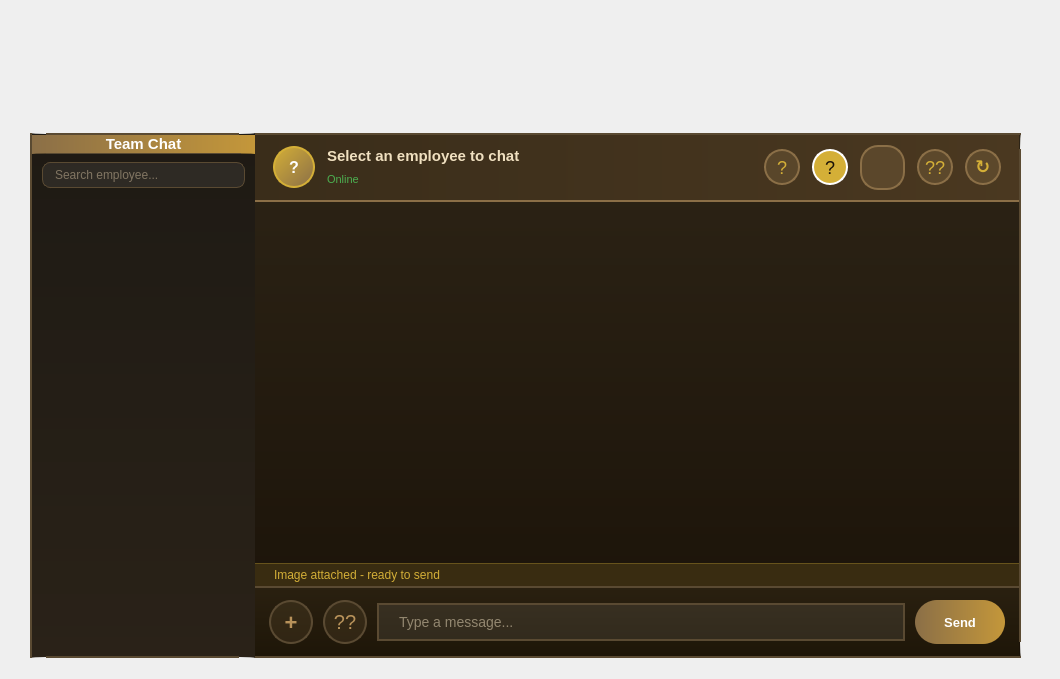
   <widget class="QWidget" name="tab_chat">
     <attribute name="title">
      <string>Employee Chat</string>
     </attribute>
     <widget class="QWidget" name="chat_outer_container">
      <property name="geometry">
       <rect>
        <x>0</x>
        <y>125</y>
        <width>1051</width>
        <height>545</height>
       </rect>
      </property>
      <property name="styleSheet">
       <string notr="true">QWidget#chat_outer_container { background: transparent; }</string>
      </property>
      <layout class="QHBoxLayout" name="horizontalLayout_chat_outer">
       <property name="leftMargin"><number>30</number></property>
       <property name="topMargin"><number>8</number></property>
       <property name="rightMargin"><number>30</number></property>
       <property name="bottomMargin"><number>12</number></property>
       <property name="spacing"><number>0</number></property>
       <item>
        <widget class="QFrame" name="frame_employees">
         <property name="minimumSize">
          <size><width>225</width><height>0</height></size>
         </property>
         <property name="maximumSize">
          <size><width>225</width><height>16777215</height></size>
         </property>
         <property name="styleSheet">
          <string notr="true">QFrame#frame_employees { background: qlineargradient(x1:0, y1:0, x2:0, y2:1, stop:0 #1E1A14, stop:1 #2A2218); border-radius: 16px 0px 0px 16px; border: 1.5px solid #5A4A32; border-right: none; }</string>
         </property>
         <layout class="QVBoxLayout" name="verticalLayout_emp_list">
          <property name="spacing"><number>0</number></property>
          <property name="leftMargin"><number>0</number></property>
          <property name="topMargin"><number>0</number></property>
          <property name="rightMargin"><number>0</number></property>
          <property name="bottomMargin"><number>10</number></property>
          <item>
           <widget class="QLabel" name="lbl_sidebar_header">
            <property name="minimumHeight"><number>54</number></property>
            <property name="maximumHeight"><number>54</number></property>
            <property name="text"><string>Team Chat</string></property>
            <property name="alignment"><set>Qt::AlignmentFlag::AlignCenter</set></property>
            <property name="styleSheet">
             <string notr="true">QLabel { background: qlineargradient(x1:0, y1:0, x2:1, y2:0, stop:0 #8B6F47, stop:1 #C4973A); color: white; font-size: 15px; font-weight: bold; border-radius: 14px 0px 0px 0px; padding: 0 10px; border-bottom: 1px solid #5A4A32; }</string>
            </property>
           </widget>
          </item>
          <item>
           <widget class="QLineEdit" name="le_chat_search">
            <property name="placeholderText"><string>Search employee...</string></property>
            <property name="maximumHeight"><number>34</number></property>
            <property name="styleSheet">
             <string notr="true">QLineEdit { background: rgba(255,255,255,0.07); border: 1px solid #5A4A32; border-radius: 8px; padding: 4px 10px; color: #D4C0A0; font-size: 12px; margin: 8px 10px 4px 10px; } QLineEdit:focus { border: 1px solid #D4AF37; }</string>
            </property>
           </widget>
          </item>
          <item>
           <widget class="QListWidget" name="list_employees">
            <property name="styleSheet">
             <string notr="true">QListWidget { background: transparent; border: none; color: #C8B89A; font-size: 13px; padding: 0 6px; } QListWidget::item { padding: 10px 8px; border-bottom: 1px solid rgba(139,111,71,0.2); border-radius: 8px; margin: 1px 0; } QListWidget::item:hover { background: rgba(139,111,71,0.25); color: white; } QListWidget::item:selected { background: qlineargradient(x1:0,y1:0,x2:1,y2:0,stop:0 #8B6F47,stop:1 #B8925A); color: white; border-radius: 8px; }</string>
            </property>
           </widget>
          </item>
         </layout>
        </widget>
       </item>
       <item>
        <widget class="QFrame" name="frame_chat_panel">
         <property name="styleSheet">
          <string notr="true">QFrame#frame_chat_panel { background: qlineargradient(x1:0, y1:0, x2:0, y2:1, stop:0 #2D2416, stop:1 #1A1208); border-radius: 0px 16px 16px 0px; border: 1.5px solid #5A4A32; border-left: none; }</string>
         </property>
         <layout class="QVBoxLayout" name="verticalLayout_chat_main">
          <property name="spacing"><number>0</number></property>
          <property name="leftMargin"><number>0</number></property>
          <property name="topMargin"><number>0</number></property>
          <property name="rightMargin"><number>0</number></property>
          <property name="bottomMargin"><number>0</number></property>
          <item>
           <widget class="QFrame" name="frame_chat_header">
            <property name="minimumHeight"><number>64</number></property>
            <property name="maximumHeight"><number>64</number></property>
            <property name="styleSheet">
             <string notr="true">QFrame#frame_chat_header { background: qlineargradient(x1:0,y1:0,x2:1,y2:0,stop:0 #3A2D1A,stop:1 #4A3820); border-bottom: 2px solid #8B6F47; border-radius: 0px 14px 0px 0px; }</string>
            </property>
            <layout class="QHBoxLayout" name="horizontalLayout_header">
             <property name="leftMargin"><number>18</number></property>
             <property name="rightMargin"><number>18</number></property>
             <property name="topMargin"><number>10</number></property>
             <property name="bottomMargin"><number>10</number></property>
             <property name="spacing"><number>12</number></property>
             <item>
              <widget class="QLabel" name="lbl_partner_avatar">
               <property name="minimumSize"><size><width>42</width><height>42</height></size></property>
               <property name="maximumSize"><size><width>42</width><height>42</height></size></property>
               <property name="text"><string>?</string></property>
               <property name="alignment"><set>Qt::AlignmentFlag::AlignCenter</set></property>
               <property name="styleSheet">
                <string notr="true">QLabel { background: qlineargradient(x1:0,y1:0,x2:1,y2:1,stop:0 #D4AF37,stop:1 #8B6F47); color: white; font-size: 16px; font-weight: bold; border-radius: 21px; border: 2px solid #D4AF37; padding: 0; }</string>
               </property>
              </widget>
             </item>
             <item>
              <layout class="QVBoxLayout" name="verticalLayout_header_text">
               <property name="spacing"><number>2</number></property>
               <item>
                <widget class="QLabel" name="lbl_active_employees">
                 <property name="text"><string>Select an employee to chat</string></property>
                 <property name="styleSheet">
                  <string notr="true">QLabel { color: #F0E0C0; font-size: 15px; font-weight: bold; background: transparent; border: none; padding: 0; }</string>
                 </property>
                </widget>
               </item>
               <item>
                <widget class="QLabel" name="lbl_chat_status">
                 <property name="text"><string>Online</string></property>
                 <property name="styleSheet">
                  <string notr="true">QLabel { color: #4CAF50; font-size: 11px; background: transparent; border: none; padding: 0; }</string>
                 </property>
                </widget>
               </item>
              </layout>
             </item>
             <item>
              <spacer name="spacer_header">
               <property name="orientation"><enum>Qt::Orientation::Horizontal</enum></property>
               <property name="sizeHint" stdset="0"><size><width>40</width><height>20</height></size></property>
              </spacer>
             </item>
                           <item>
               <widget class="QPushButton" name="btn_chat_settings">
                <property name="minimumSize">
                 <size>
                  <width>36</width>
                  <height>36</height>
                 </size>
                </property>
                <property name="maximumSize">
                 <size>
                  <width>36</width>
                  <height>36</height>
                 </size>
                </property>
                <property name="text">
                 <string>?</string>
                </property>
                <property name="toolTip">
                 <string>Chat Settings</string>
                </property>
                <property name="styleSheet">
                 <string notr="true">QPushButton { background: rgba(139,111,71,0.3); border: 1.5px solid #8B6F47; border-radius: 18px; color: #D4AF37; font-size: 18px; } QPushButton:hover { background: #8B6F47; color: white; }</string>
                </property>
               </widget>
              </item>
<item>
              <widget class="QPushButton" name="btn_chat_music">
               <property name="minimumSize">
                <size>
                 <width>36</width>
                 <height>36</height>
                </size>
               </property>
               <property name="maximumSize">
                <size>
                 <width>36</width>
                 <height>36</height>
                </size>
               </property>
               <property name="text">
                <string>?</string>
               </property>
               <property name="toolTip">
                <string>Toggle Music</string>
               </property>
               <property name="checkable">
                <bool>true</bool>
               </property>
               <property name="checked">
                <bool>true</bool>
               </property>
               <property name="styleSheet">
                <string notr="true">QPushButton { background: rgba(139,111,71,0.3); border: 1.5px solid #8B6F47; border-radius: 18px; color: #D4AF37; font-size: 18px; } QPushButton:hover { background: #8B6F47; color: white; } QPushButton:checked { background: #D4AF37; color: #1A1208; border-color: white; }</string>
               </property>
              </widget>
             </item>
             <item>
               <widget class="QPushButton" name="btn_weather_assistant">
                <property name="minimumSize">
                 <size>
                  <width>45</width>
                  <height>45</height>
                 </size>
                </property>
                <property name="maximumSize">
                 <size>
                  <width>45</width>
                  <height>45</height>
                 </size>
                </property>
                <property name="text">
                 <string></string>
                </property>
                <property name="icon">
                 <iconset resource="resources.qrc">
                  <normaloff>:/assets/meteorology.png</normaloff>:/assets/meteorology.png</iconset>
                </property>
                <property name="iconSize">
                 <size>
                  <width>28</width>
                  <height>28</height>
                 </size>
                </property>
                <property name="toolTip">
                 <string>Weather Assistant</string>
                </property>
                <property name="styleSheet">
                 <string notr="true">QPushButton { background: rgba(139,111,71,0.3); border: 1.5px solid #8B6F47; border-radius: 18px; color: #D4AF37; font-size: 18px; } QPushButton:hover { background: #8B6F47; color: white; }</string>
                </property>
               </widget>
              </item>
              <item>
               <widget class="QPushButton" name="btn_weather_bot">
                <property name="minimumSize">
                 <size>
                  <width>36</width>
                  <height>36</height>
                 </size>
                </property>
                <property name="maximumSize">
                 <size>
                  <width>36</width>
                  <height>36</height>
                 </size>
                </property>
                <property name="text">
                 <string>??</string>
                </property>
                <property name="toolTip">
                 <string>Weather AI Expert</string>
                </property>
                <property name="styleSheet">
                 <string notr="true">QPushButton { background: rgba(139,111,71,0.3); border: 1.5px solid #8B6F47; border-radius: 18px; color: #D4AF37; font-size: 18px; } QPushButton:hover { background: #8B6F47; color: white; }</string>
                </property>
               </widget>
              </item>
              <item>
               <widget class="QPushButton" name="btn_chat_refresh">
               <property name="minimumSize"><size><width>36</width><height>36</height></size></property>
               <property name="maximumSize"><size><width>36</width><height>36</height></size></property>
               <property name="text"><string>&#8635;</string></property>
               <property name="toolTip"><string>Refresh Messages</string></property>
               <property name="styleSheet">
                <string notr="true">QPushButton { background: rgba(139,111,71,0.3); border: 1.5px solid #8B6F47; border-radius: 18px; color: #D4AF37; font-size: 18px; font-weight: bold; } QPushButton:hover { background: #8B6F47; color: white; }</string>
               </property>
              </widget>
             </item>
            </layout>
           </widget>
          </item>
          <item>
           <widget class="QScrollArea" name="scrollArea_chat">
            <property name="widgetResizable"><bool>true</bool></property>
            <property name="styleSheet">
             <string notr="true">QScrollArea { background: transparent; border: none; } QScrollBar:vertical { background: rgba(255,255,255,0.04); width: 6px; border-radius: 3px; } QScrollBar::handle:vertical { background: rgba(139,111,71,0.6); border-radius: 3px; min-height: 20px; } QScrollBar::add-line:vertical, QScrollBar::sub-line:vertical { height: 0px; }</string>
            </property>
            <widget class="QWidget" name="chatScrollAreaContents">
             <property name="styleSheet">
              <string notr="true">QWidget#chatScrollAreaContents { background: transparent; }</string>
             </property>
             <layout class="QVBoxLayout" name="verticalLayout_chat_contents">
              <property name="spacing"><number>6</number></property>
              <property name="leftMargin"><number>16</number></property>
              <property name="topMargin"><number>12</number></property>
              <property name="rightMargin"><number>16</number></property>
              <property name="bottomMargin"><number>8</number></property>
              <item>
               <spacer name="verticalSpacer_chat">
                <property name="orientation"><enum>Qt::Orientation::Vertical</enum></property>
                <property name="sizeHint" stdset="0"><size><width>20</width><height>40</height></size></property>
               </spacer>
              </item>
             </layout>
            </widget>
           </widget>
          </item>
          <item>
           <widget class="QLabel" name="lbl_img_preview">
            <property name="text"><string>Image attached - ready to send</string></property>
            <property name="maximumHeight"><number>28</number></property>
            <property name="visible"><bool>false</bool></property>
            <property name="styleSheet">
             <string notr="true">QLabel { background: rgba(212,175,55,0.15); color: #D4AF37; font-size: 12px; padding: 4px 16px; border-top: 1px solid rgba(212,175,55,0.3); }</string>
            </property>
           </widget>
          </item>
          <item>
           <widget class="QFrame" name="frame_input_bar">
            <property name="minimumHeight"><number>68</number></property>
            <property name="maximumHeight"><number>68</number></property>
            <property name="styleSheet">
             <string notr="true">QFrame#frame_input_bar { background: qlineargradient(x1:0,y1:0,x2:0,y2:1,stop:0 #2A2010,stop:1 #1E1608); border-top: 2px solid #5A4A32; border-radius: 0 0 14px 0; }</string>
            </property>
            <layout class="QHBoxLayout" name="horizontalLayout_input">
             <property name="leftMargin"><number>14</number></property>
             <property name="topMargin"><number>12</number></property>
             <property name="rightMargin"><number>14</number></property>
             <property name="bottomMargin"><number>12</number></property>
             <property name="spacing"><number>10</number></property>
             <item>
              <widget class="QPushButton" name="btn_chat_img">
               <property name="minimumSize"><size><width>44</width><height>44</height></size></property>
               <property name="maximumSize"><size><width>44</width><height>44</height></size></property>
               <property name="text"><string>+</string></property>
               <property name="toolTip"><string>Attach Image</string></property>
               <property name="styleSheet">
                <string notr="true">QPushButton { background: rgba(139,111,71,0.15); border: 1.5px solid #5A4A32; border-radius: 22px; color: #B8925A; font-size: 22px; font-weight: bold; } QPushButton:hover { background: rgba(139,111,71,0.4); border-color: #D4AF37; color: #D4AF37; } QPushButton:pressed { background: #8B6F47; }</string>
               </property>
              </widget>
             </item>
                           <item>
               <widget class="QPushButton" name="btn_chat_voice">
                <property name="minimumSize"><size><width>44</width><height>44</height></size></property>
                <property name="maximumSize"><size><width>44</width><height>44</height></size></property>
                <property name="text"><string>??</string></property>
                <property name="toolTip"><string>Voice Input (AssemblyAI)</string></property>
                <property name="styleSheet">
                 <string notr="true">QPushButton { background: rgba(139,111,71,0.15); border: 1.5px solid #5A4A32; border-radius: 22px; color: #B8925A; font-size: 20px; } QPushButton:hover { background: rgba(139,111,71,0.4); border-color: #D4AF37; color: #D4AF37; } QPushButton:pressed { background: #8B6F47; }</string>
                </property>
               </widget>
              </item>
<item>
              <widget class="QLineEdit" name="le_chat_input">
               <property name="placeholderText"><string>Type a message...</string></property>
               <property name="styleSheet">
                <string notr="true">QLineEdit { background: rgba(255,255,255,0.08); border: 1.5px solid #5A4A32; border-radius: 22px; padding: 8px 18px; font-size: 14px; color: #F0E0C0; selection-background-color: #8B6F47; } QLineEdit:focus { border: 1.5px solid #D4AF37; background: rgba(255,255,255,0.12); }</string>
               </property>
              </widget>
             </item>
             <item>
              <widget class="QPushButton" name="btn_chat_send">
               <property name="minimumSize"><size><width>90</width><height>44</height></size></property>
               <property name="maximumSize"><size><width>90</width><height>44</height></size></property>
               <property name="text"><string>Send</string></property>
               <property name="styleSheet">
                <string notr="true">QPushButton { background: qlineargradient(x1:0,y1:0,x2:1,y2:0,stop:0 #8B6F47,stop:1 #C4973A); color: white; border-radius: 22px; font-weight: bold; font-size: 13px; border: none; } QPushButton:hover { background: qlineargradient(x1:0,y1:0,x2:1,y2:0,stop:0 #A0825A,stop:1 #D4AF37); } QPushButton:pressed { background: #6B5237; }</string>
               </property>
              </widget>
             </item>
            </layout>
           </widget>
          </item>
         </layout>
        </widget>
       </item>
      </layout>
     </widget>
    </widget>
